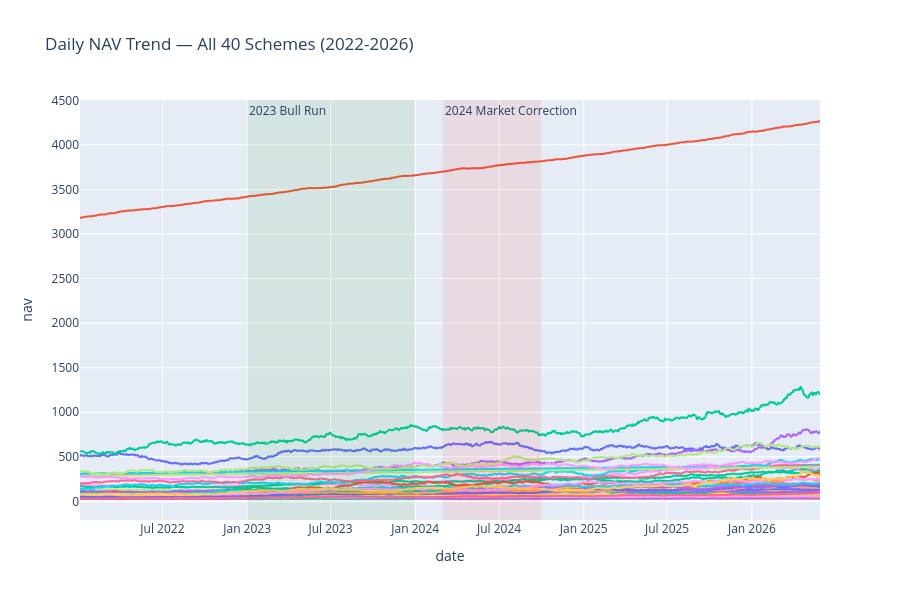

The notebook cell saved with this chart:
### Markdown cell above
## 1. NAV Trend Analysis — All 40 Schemes (2022–2026)

### Code cell
nav_plot_df = nav_history.merge(fund_master[['amfi_code','scheme_name']], on='amfi_code', how='left')

fig = px.line(nav_plot_df, x='date', y='nav', color='scheme_name',
              title='Daily NAV Trend — All 40 Schemes (2022-2026)')
fig.update_layout(showlegend=False, height=600)

# Highlight 2023 bull run and 2024 correction
fig.add_vrect(x0="2023-01-01", x1="2023-12-31", fillcolor="green", opacity=0.08,
              annotation_text="2023 Bull Run", annotation_position="top left", line_width=0)
fig.add_vrect(x0="2024-03-01", x1="2024-09-30", fillcolor="red", opacity=0.08,
              annotation_text="2024 Market Correction", annotation_position="top left", line_width=0)

try:
    fig.write_image(CHART_DIR + "01_nav_trend_all_schemes.png", scale=2)
except Exception as e:
    print("Note: PNG export needs Chrome+kaleido installed locally. Skipped here:", e)
fig.show()

### Figure 1 — Plotly figure (JSON) as saved in the notebook; plotly's stock layout.template omitted (floating-point values rounded to 4 significant figures; data arrays with more than 128 entries replaced by an {"elided": "..."} marker saying what was removed)
{"data": [{"hovertemplate": "scheme_name=HDFC Top 100 Fund - Regular Plan - Growth<br>date=%{x}<br>nav=%{y}<extra></extra>", "legendgroup": "HDFC Top 100 Fund - Regular Plan - Growth", "line": {"color": "#636efa", "dash": "solid"}, "marker": {"symbol": "circle"}, "mode": "lines", "name": "HDFC Top 100 Fund - Regular Plan - Growth", "showlegend": true, "type": "scattergl", "x": {"elided": "1150 str values"}, "xaxis": "x", "y": {"elided": "1150 float values"}, "yaxis": "y"}, {"hovertemplate": "scheme_name=HDFC Short Term Debt Fund - Regular - Growth<br>date=%{x}<br>nav=%{y}<extra></extra>", "legendgroup": "HDFC Short Term Debt Fund - Regular - Growth", "line": {"color": "#EF553B", "dash": "solid"}, "marker": {"symbol": "circle"}, "mode": "lines", "name": "HDFC Short Term Debt Fund - Regular - Growth", "showlegend": true, "type": "scattergl", "x": {"elided": "1150 str values"}, "xaxis": "x", "y": {"elided": "1150 float values"}, "yaxis": "y"}, {"hovertemplate": "scheme_name=HDFC Mid-Cap Opportunities Fund - Regular - Growth<br>date=%{x}<br>nav=%{y}<extra></extra>", "legendgroup": "HDFC Mid-Cap Opportunities Fund - Regular - Growth", "line": {"color": "#00cc96", "dash": "solid"}, "marker": {"symbol": "circle"}, "mode": "lines", "name": "HDFC Mid-Cap Opportunities Fund - Regular - Growth", "showlegend": true, "type": "scattergl", "x": {"elided": "1150 str values"}, "xaxis": "x", "y": {"elided": "1150 float values"}, "yaxis": "y"}, {"hovertemplate": "scheme_name=ABSL Frontline Equity Fund - Regular - Growth<br>date=%{x}<br>nav=%{y}<extra></extra>", "legendgroup": "ABSL Frontline Equity Fund - Regular - Growth", "line": {"color": "#ab63fa", "dash": "solid"}, "marker": {"symbol": "circle"}, "mode": "lines", "name": "ABSL Frontline Equity Fund - Regular - Growth", "showlegend": true, "type": "scattergl", "x": {"elided": "1150 str values"}, "xaxis": "x", "y": {"elided": "1150 float values"}, "yaxis": "y"}, {"hovertemplate": "scheme_name=ABSL Small Cap Fund - Regular - Growth<br>date=%{x}<br>nav=%{y}<extra></extra>", "legendgroup": "ABSL Small Cap Fund - Regular - Growth", "line": {"color": "#FFA15A", "dash": "solid"}, "marker": {"symbol": "circle"}, "mode": "lines", "name": "ABSL Small Cap Fund - Regular - Growth", "showlegend": true, "type": "scattergl", "x": {"elided": "1150 str values"}, "xaxis": "x", "y": {"elided": "1150 float values"}, "yaxis": "y"}, {"hovertemplate": "scheme_name=ABSL Liquid Fund - Regular - Growth<br>date=%{x}<br>nav=%{y}<extra></extra>", "legendgroup": "ABSL Liquid Fund - Regular - Growth", "line": {"color": "#19d3f3", "dash": "solid"}, "marker": {"symbol": "circle"}, "mode": "lines", "name": "ABSL Liquid Fund - Regular - Growth", "showlegend": true, "type": "scattergl", "x": {"elided": "1150 str values"}, "xaxis": "x", "y": {"elided": "1150 float values"}, "yaxis": "y"}, {"hovertemplate": "scheme_name=UTI Nifty 50 Index Fund - Regular - Growth<br>date=%{x}<br>nav=%{y}<extra></extra>", "legendgroup": "UTI Nifty 50 Index Fund - Regular - Growth", "line": {"color": "#FF6692", "dash": "solid"}, "marker": {"symbol": "circle"}, "mode": "lines", "name": "UTI Nifty 50 Index Fund - Regular - Growth", "showlegend": true, "type": "scattergl", "x": {"elided": "1150 str values"}, "xaxis": "x", "y": {"elided": "1150 float values"}, "yaxis": "y"}, {"hovertemplate": "scheme_name=UTI Mid Cap Fund - Regular - Growth<br>date=%{x}<br>nav=%{y}<extra></extra>", "legendgroup": "UTI Mid Cap Fund - Regular - Growth", "line": {"color": "#B6E880", "dash": "solid"}, "marker": {"symbol": "circle"}, "mode": "lines", "name": "UTI Mid Cap Fund - Regular - Growth", "showlegend": true, "type": "scattergl", "x": {"elided": "1150 str values"}, "xaxis": "x", "y": {"elided": "1150 float values"}, "yaxis": "y"}, {"hovertemplate": "scheme_name=UTI Flexi Cap Fund - Regular - Growth<br>date=%{x}<br>nav=%{y}<extra></extra>", "legendgroup": "UTI Flexi Cap Fund - Regular - Growth", "line": {"color": "#FF97FF", "dash": "solid"}, "marker": {"symbol": "circle"}, "mode": "lines", "name": "UTI Flexi Cap Fund - Regular - Growth", "showlegend": true, "type": "scattergl", "x": {"elided": "1150 str values"}, "xaxis": "x", "y": {"elided": "1150 float values"}, "yaxis": "y"}, {"hovertemplate": "scheme_name=Nippon India Large Cap Fund - Regular - Growth<br>date=%{x}<br>nav=%{y}<extra></extra>", "legendgroup": "Nippon India Large Cap Fund - Regular - Growth", "line": {"color": "#FECB52", "dash": "solid"}, "marker": {"symbol": "circle"}, "mode": "lines", "name": "Nippon India Large Cap Fund - Regular - Growth", "showlegend": true, "type": "scattergl", "x": {"elided": "1150 str values"}, "xaxis": "x", "y": {"elided": "1150 float values"}, "yaxis": "y"}, {"hovertemplate": "scheme_name=Nippon India Large Cap Fund - Direct - Growth<br>date=%{x}<br>nav=%{y}<extra></extra>", "legendgroup": "Nippon India Large Cap Fund - Direct - Growth", "line": {"color": "#636efa", "dash": "solid"}, "marker": {"symbol": "circle"}, "mode": "lines", "name": "Nippon India Large Cap Fund - Direct - Growth", "showlegend": true, "type": "scattergl", "x": {"elided": "1150 str values"}, "xaxis": "x", "y": {"elided": "1150 float values"}, "yaxis": "y"}, {"hovertemplate": "scheme_name=Nippon India Small Cap Fund - Regular - Growth<br>date=%{x}<br>nav=%{y}<extra></extra>", "legendgroup": "Nippon India Small Cap Fund - Regular - Growth", "line": {"color": "#EF553B", "dash": "solid"}, "marker": {"symbol": "circle"}, "mode": "lines", "name": "Nippon India Small Cap Fund - Regular - Growth", "showlegend": true, "type": "scattergl", "x": {"elided": "1150 str values"}, "xaxis": "x", "y": {"elided": "1150 float values"}, "yaxis": "y"}, {"hovertemplate": "scheme_name=Nippon India ETF Nifty 50 BeES<br>date=%{x}<br>nav=%{y}<extra></extra>", "legendgroup": "Nippon India ETF Nifty 50 BeES", "line": {"color": "#00cc96", "dash": "solid"}, "marker": {"symbol": "circle"}, "mode": "lines", "name": "Nippon India ETF Nifty 50 BeES", "showlegend": true, "type": "scattergl", "x": {"elided": "1150 str values"}, "xaxis": "x", "y": {"elided": "1150 float values"}, "yaxis": "y"}, {"hovertemplate": "scheme_name=Nippon India Gilt Securities Fund - Regular - Growth<br>date=%{x}<br>nav=%{y}<extra></extra>", "legendgroup": "Nippon India Gilt Securities Fund - Regular - Growth", "line": {"color": "#ab63fa", "dash": "solid"}, "marker": {"symbol": "circle"}, "mode": "lines", "name": "Nippon India Gilt Securities Fund - Regular - Growth", "showlegend": true, "type": "scattergl", "x": {"elided": "1150 str values"}, "xaxis": "x", "y": {"elided": "1150 float values"}, "yaxis": "y"}, {"hovertemplate": "scheme_name=Axis Bluechip Fund - Regular - Growth<br>date=%{x}<br>nav=%{y}<extra></extra>", "legendgroup": "Axis Bluechip Fund - Regular - Growth", "line": {"color": "#FFA15A", "dash": "solid"}, "marker": {"symbol": "circle"}, "mode": "lines", "name": "Axis Bluechip Fund - Regular - Growth", "showlegend": true, "type": "scattergl", "x": {"elided": "1150 str values"}, "xaxis": "x", "y": {"elided": "1150 float values"}, "yaxis": "y"}, {"hovertemplate": "scheme_name=Axis Bluechip Fund - Direct - Growth<br>date=%{x}<br>nav=%{y}<extra></extra>", "legendgroup": "Axis Bluechip Fund - Direct - Growth", "line": {"color": "#19d3f3", "dash": "solid"}, "marker": {"symbol": "circle"}, "mode": "lines", "name": "Axis Bluechip Fund - Direct - Growth", "showlegend": true, "type": "scattergl", "x": {"elided": "1150 str values"}, "xaxis": "x", "y": {"elided": "1150 float values"}, "yaxis": "y"}, {"hovertemplate": "scheme_name=Axis Midcap Fund - Regular - Growth<br>date=%{x}<br>nav=%{y}<extra></extra>", "legendgroup": "Axis Midcap Fund - Regular - Growth", "line": {"color": "#FF6692", "dash": "solid"}, "marker": {"symbol": "circle"}, "mode": "lines", "name": "Axis Midcap Fund - Regular - Growth", "showlegend": true, "type": "scattergl", "x": {"elided": "1150 str values"}, "xaxis": "x", "y": {"elided": "1150 float values"}, "yaxis": "y"}, {"hovertemplate": "scheme_name=Axis Small Cap Fund - Regular - Growth<br>date=%{x}<br>nav=%{y}<extra></extra>", "legendgroup": "Axis Small Cap Fund - Regular - Growth", "line": {"color": "#B6E880", "dash": "solid"}, "marker": {"symbol": "circle"}, "mode": "lines", "name": "Axis Small Cap Fund - Regular - Growth", "showlegend": true, "type": "scattergl", "x": {"elided": "1150 str values"}, "xaxis": "x", "y": {"elided": "1150 float values"}, "yaxis": "y"}, {"hovertemplate": "scheme_name=SBI Magnum Gilt Fund - Regular Plan - Growth<br>date=%{x}<br>nav=%{y}<extra></extra>", "legendgroup": "SBI Magnum Gilt Fund - Regular Plan - Growth", "line": {"color": "#FF97FF", "dash": "solid"}, "marker": {"symbol": "circle"}, "mode": "lines", "name": "SBI Magnum Gilt Fund - Regular Plan - Growth", "showlegend": true, "type": "scattergl", "x": {"elided": "1150 str values"}, "xaxis": "x", "y": {"elided": "1150 float values"}, "yaxis": "y"}, {"hovertemplate": "scheme_name=SBI Bluechip Fund - Regular Plan - Growth<br>date=%{x}<br>nav=%{y}<extra></extra>", "legendgroup": "SBI Bluechip Fund - Regular Plan - Growth", "line": {"color": "#FECB52", "dash": "solid"}, "marker": {"symbol": "circle"}, "mode": "lines", "name": "SBI Bluechip Fund - Regular Plan - Growth", "showlegend": true, "type": "scattergl", "x": {"elided": "1150 str values"}, "xaxis": "x", "y": {"elided": "1150 float values"}, "yaxis": "y"}, {"hovertemplate": "scheme_name=SBI Bluechip Fund - Direct Plan - Growth<br>date=%{x}<br>nav=%{y}<extra></extra>", "legendgroup": "SBI Bluechip Fund - Direct Plan - Growth", "line": {"color": "#636efa", "dash": "solid"}, "marker": {"symbol": "circle"}, "mode": "lines", "name": "SBI Bluechip Fund - Direct Plan - Growth", "showlegend": true, "type": "scattergl", "x": {"elided": "1150 str values"}, "xaxis": "x", "y": {"elided": "1150 float values"}, "yaxis": "y"}, {"hovertemplate": "scheme_name=SBI Small Cap Fund - Regular Plan - Growth<br>date=%{x}<br>nav=%{y}<extra></extra>", "legendgroup": "SBI Small Cap Fund - Regular Plan - Growth", "line": {"color": "#EF553B", "dash": "solid"}, "marker": {"symbol": "circle"}, "mode": "lines", "name": "SBI Small Cap Fund - Regular Plan - Growth", "showlegend": true, "type": "scattergl", "x": {"elided": "1150 str values"}, "xaxis": "x", "y": {"elided": "1150 float values"}, "yaxis": "y"}, {"hovertemplate": "scheme_name=SBI Small Cap Fund - Direct Plan - Growth<br>date=%{x}<br>nav=%{y}<extra></extra>", "legendgroup": "SBI Small Cap Fund - Direct Plan - Growth", "line": {"color": "#00cc96", "dash": "solid"}, "marker": {"symbol": "circle"}, "mode": "lines", "name": "SBI Small Cap Fund - Direct Plan - Growth", "showlegend": true, "type": "scattergl", "x": {"elided": "1150 str values"}, "xaxis": "x", "y": {"elided": "1150 float values"}, "yaxis": "y"}, {"hovertemplate": "scheme_name=ICICI Pru Bluechip Fund - Regular - Growth<br>date=%{x}<br>nav=%{y}<extra></extra>", "legendgroup": "ICICI Pru Bluechip Fund - Regular - Growth", "line": {"color": "#ab63fa", "dash": "solid"}, "marker": {"symbol": "circle"}, "mode": "lines", "name": "ICICI Pru Bluechip Fund - Regular - Growth", "showlegend": true, "type": "scattergl", "x": {"elided": "1150 str values"}, "xaxis": "x", "y": {"elided": "1150 float values"}, "yaxis": "y"}, {"hovertemplate": "scheme_name=ICICI Pru Bluechip Fund - Direct - Growth<br>date=%{x}<br>nav=%{y}<extra></extra>", "legendgroup": "ICICI Pru Bluechip Fund - Direct - Growth", "line": {"color": "#FFA15A", "dash": "solid"}, "marker": {"symbol": "circle"}, "mode": "lines", "name": "ICICI Pru Bluechip Fund - Direct - Growth", "showlegend": true, "type": "scattergl", "x": {"elided": "1150 str values"}, "xaxis": "x", "y": {"elided": "1150 float values"}, "yaxis": "y"}, {"hovertemplate": "scheme_name=ICICI Pru Midcap Fund - Regular - Growth<br>date=%{x}<br>nav=%{y}<extra></extra>", "legendgroup": "ICICI Pru Midcap Fund - Regular - Growth", "line": {"color": "#19d3f3", "dash": "solid"}, "marker": {"symbol": "circle"}, "mode": "lines", "name": "ICICI Pru Midcap Fund - Regular - Growth", "showlegend": true, "type": "scattergl", "x": {"elided": "1150 str values"}, "xaxis": "x", "y": {"elided": "1150 float values"}, "yaxis": "y"}, {"hovertemplate": "scheme_name=ICICI Pru Value Discovery Fund - Regular - Growth<br>date=%{x}<br>nav=%{y}<extra></extra>", "legendgroup": "ICICI Pru Value Discovery Fund - Regular - Growth", "line": {"color": "#FF6692", "dash": "solid"}, "marker": {"symbol": "circle"}, "mode": "lines", "name": "ICICI Pru Value Discovery Fund - Regular - Growth", "showlegend": true, "type": "scattergl", "x": {"elided": "1150 str values"}, "xaxis": "x", "y": {"elided": "1150 float values"}, "yaxis": "y"}, {"hovertemplate": "scheme_name=ICICI Pru Liquid Fund - Regular - Growth<br>date=%{x}<br>nav=%{y}<extra></extra>", "legendgroup": "ICICI Pru Liquid Fund - Regular - Growth", "line": {"color": "#B6E880", "dash": "solid"}, "marker": {"symbol": "circle"}, "mode": "lines", "name": "ICICI Pru Liquid Fund - Regular - Growth", "showlegend": true, "type": "scattergl", "x": {"elided": "1150 str values"}, "xaxis": "x", "y": {"elided": "1150 float values"}, "yaxis": "y"}, {"hovertemplate": "scheme_name=Kotak Bluechip Fund - Regular - Growth<br>date=%{x}<br>nav=%{y}<extra></extra>", "legendgroup": "Kotak Bluechip Fund - Regular - Growth", "line": {"color": "#FF97FF", "dash": "solid"}, "marker": {"symbol": "circle"}, "mode": "lines", "name": "Kotak Bluechip Fund - Regular - Growth", "showlegend": true, "type": "scattergl", "x": {"elided": "1150 str values"}, "xaxis": "x", "y": {"elided": "1150 float values"}, "yaxis": "y"}, {"hovertemplate": "scheme_name=Kotak Emerging Equity Fund - Regular - Growth<br>date=%{x}<br>nav=%{y}<extra></extra>", "legendgroup": "Kotak Emerging Equity Fund - Regular - Growth", "line": {"color": "#FECB52", "dash": "solid"}, "marker": {"symbol": "circle"}, "mode": "lines", "name": "Kotak Emerging Equity Fund - Regular - Growth", "showlegend": true, "type": "scattergl", "x": {"elided": "1150 str values"}, "xaxis": "x", "y": {"elided": "1150 float values"}, "yaxis": "y"}, {"hovertemplate": "scheme_name=Kotak Flexicap Fund - Regular - Growth<br>date=%{x}<br>nav=%{y}<extra></extra>", "legendgroup": "Kotak Flexicap Fund - Regular - Growth", "line": {"color": "#636efa", "dash": "solid"}, "marker": {"symbol": "circle"}, "mode": "lines", "name": "Kotak Flexicap Fund - Regular - Growth", "showlegend": true, "type": "scattergl", "x": {"elided": "1150 str values"}, "xaxis": "x", "y": {"elided": "1150 float values"}, "yaxis": "y"}, {"hovertemplate": "scheme_name=Kotak Liquid Fund - Regular - Growth<br>date=%{x}<br>nav=%{y}<extra></extra>", "legendgroup": "Kotak Liquid Fund - Regular - Growth", "line": {"color": "#EF553B", "dash": "solid"}, "marker": {"symbol": "circle"}, "mode": "lines", "name": "Kotak Liquid Fund - Regular - Growth", "showlegend": true, "type": "scattergl", "x": {"elided": "1150 str values"}, "xaxis": "x", "y": {"elided": "1150 float values"}, "yaxis": "y"}, {"hovertemplate": "scheme_name=HDFC Top 100 Fund - Direct Plan - Growth<br>date=%{x}<br>nav=%{y}<extra></extra>", "legendgroup": "HDFC Top 100 Fund - Direct Plan - Growth", "line": {"color": "#00cc96", "dash": "solid"}, "marker": {"symbol": "circle"}, "mode": "lines", "name": "HDFC Top 100 Fund - Direct Plan - Growth", "showlegend": true, "type": "scattergl", "x": {"elided": "1150 str values"}, "xaxis": "x", "y": {"elided": "1150 float values"}, "yaxis": "y"}, {"hovertemplate": "scheme_name=HDFC Mid-Cap Opportunities Fund - Direct - Growth<br>date=%{x}<br>nav=%{y}<extra></extra>", "legendgroup": "HDFC Mid-Cap Opportunities Fund - Direct - Growth", "line": {"color": "#ab63fa", "dash": "solid"}, "marker": {"symbol": "circle"}, "mode": "lines", "name": "HDFC Mid-Cap Opportunities Fund - Direct - Growth", "showlegend": true, "type": "scattergl", "x": {"elided": "1150 str values"}, "xaxis": "x", "y": {"elided": "1150 float values"}, "yaxis": "y"}, {"hovertemplate": "scheme_name=Mirae Asset Large Cap Fund - Regular - Growth<br>date=%{x}<br>nav=%{y}<extra></extra>", "legendgroup": "Mirae Asset Large Cap Fund - Regular - Growth", "line": {"color": "#FFA15A", "dash": "solid"}, "marker": {"symbol": "circle"}, "mode": "lines", "name": "Mirae Asset Large Cap Fund - Regular - Growth", "showlegend": true, "type": "scattergl", "x": {"elided": "1150 str values"}, "xaxis": "x", "y": {"elided": "1150 float values"}, "yaxis": "y"}, {"hovertemplate": "scheme_name=Mirae Asset Emerging Bluechip Fund - Regular - Growth<br>date=%{x}<br>nav=%{y}<extra></extra>", "legendgroup": "Mirae Asset Emerging Bluechip Fund - Regular - Growth", "line": {"color": "#19d3f3", "dash": "solid"}, "marker": {"symbol": "circle"}, "mode": "lines", "name": "Mirae Asset Emerging Bluechip Fund - Regular - Growth", "showlegend": true, "type": "scattergl", "x": {"elided": "1150 str values"}, "xaxis": "x", "y": {"elided": "1150 float values"}, "yaxis": "y"}, {"hovertemplate": "scheme_name=Mirae Asset Tax Saver Fund - Regular - Growth<br>date=%{x}<br>nav=%{y}<extra></extra>", "legendgroup": "Mirae Asset Tax Saver Fund - Regular - Growth", "line": {"color": "#FF6692", "dash": "solid"}, "marker": {"symbol": "circle"}, "mode": "lines", "name": "Mirae Asset Tax Saver Fund - Regular - Growth", "showlegend": true, "type": "scattergl", "x": {"elided": "1150 str values"}, "xaxis": "x", "y": {"elided": "1150 float values"}, "yaxis": "y"}, {"hovertemplate": "scheme_name=DSP Top 100 Equity Fund - Regular - Growth<br>date=%{x}<br>nav=%{y}<extra></extra>", "legendgroup": "DSP Top 100 Equity Fund - Regular - Growth", "line": {"color": "#B6E880", "dash": "solid"}, "marker": {"symbol": "circle"}, "mode": "lines", "name": "DSP Top 100 Equity Fund - Regular - Growth", "showlegend": true, "type": "scattergl", "x": {"elided": "1150 str values"}, "xaxis": "x", "y": {"elided": "1150 float values"}, "yaxis": "y"}, {"hovertemplate": "scheme_name=DSP Midcap Fund - Regular - Growth<br>date=%{x}<br>nav=%{y}<extra></extra>", "legendgroup": "DSP Midcap Fund - Regular - Growth", "line": {"color": "#FF97FF", "dash": "solid"}, "marker": {"symbol": "circle"}, "mode": "lines", "name": "DSP Midcap Fund - Regular - Growth", "showlegend": true, "type": "scattergl", "x": {"elided": "1150 str values"}, "xaxis": "x", "y": {"elided": "1150 float values"}, "yaxis": "y"}, {"hovertemplate": "scheme_name=DSP Small Cap Fund - Regular - Growth<br>date=%{x}<br>nav=%{y}<extra></extra>", "legendgroup": "DSP Small Cap Fund - Regular - Growth", "line": {"color": "#FECB52", "dash": "solid"}, "marker": {"symbol": "circle"}, "mode": "lines", "name": "DSP Small Cap Fund - Regular - Growth", "showlegend": true, "type": "scattergl", "x": {"elided": "1150 str values"}, "xaxis": "x", "y": {"elided": "1150 float values"}, "yaxis": "y"}], "layout": {"annotations": [{"showarrow": false, "text": "2023 Bull Run", "x": "2023-01-01", "xanchor": "left", "xref": "x", "y": 1, "yanchor": "top", "yref": "y domain"}, {"showarrow": false, "text": "2024 Market Correction", "x": "2024-03-01", "xanchor": "left", "xref": "x", "y": 1, "yanchor": "top", "yref": "y domain"}], "height": 600, "legend": {"title": {"text": "scheme_name"}, "tracegroupgap": 0}, "shapes": [{"fillcolor": "green", "line": {"width": 0}, "opacity": 0.08, "type": "rect", "x0": "2023-01-01", "x1": "2023-12-31", "xref": "x", "y0": 0, "y1": 1, "yref": "y domain"}, {"fillcolor": "red", "line": {"width": 0}, "opacity": 0.08, "type": "rect", "x0": "2024-03-01", "x1": "2024-09-30", "xref": "x", "y0": 0, "y1": 1, "yref": "y domain"}], "showlegend": false, "title": {"text": "Daily NAV Trend — All 40 Schemes (2022-2026)"}, "xaxis": {"anchor": "y", "domain": [0.0, 1.0], "title": {"text": "date"}}, "yaxis": {"anchor": "x", "domain": [0.0, 1.0], "title": {"text": "nav"}}}}
